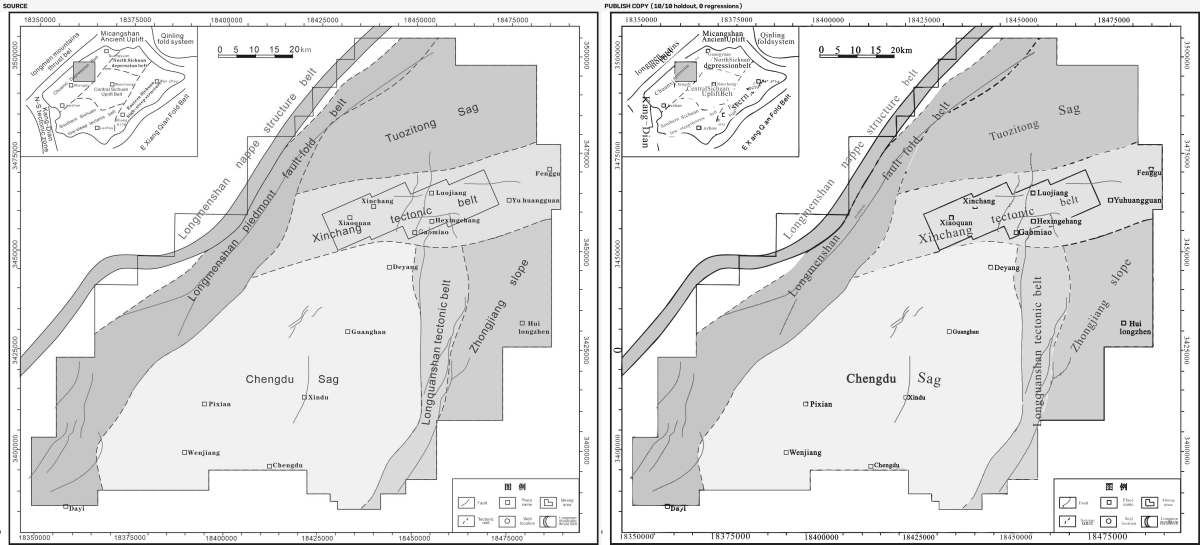
#> input picture geo_publish_compare.png, 2400 x 1090 px (shown at 1/2 size)
$ python cdr_trace_skeleton.py geo_publish_compare.png out.png
#> lines starting #> are read from the running program, lines starting #| are printed output that depends on the picture; after the words box and inside, x2 and y2 are one past the last pixel; in counts of white or black regions, pixels touching at a corner belong together
### cdr_check.py
"""Quantitative comparison between a reference drawing and a reproduction.

This is the "check" half of the draw-check-correct loop: it aligns the two
images, extracts linework, and reports coverage/precision plus a per-cell
difference map, so a reproduction can be judged by numbers instead of by
impression.

Metrics (all computed with a pixel tolerance so slight offsets are forgiven):
  recall    - fraction of REFERENCE linework that the reproduction covers
              ("did we draw everything the target has?")
  precision - fraction of REPRODUCTION linework that exists in the reference
              ("did we invent things the target does not have?")
  f1        - harmonic mean of the two
"""
from __future__ import annotations

import cv2
import numpy as np


def imread_unicode(path: str, flags: int = cv2.IMREAD_GRAYSCALE) -> np.ndarray | None:
    """cv2.imread cannot handle non-ASCII (e.g. Chinese) paths on Windows;
    read the bytes ourselves and decode in memory."""
    try:
        data = np.fromfile(path, dtype=np.uint8)
    except OSError:
        return None
    if data.size == 0:
        return None
    return cv2.imdecode(data, flags)


# [117 lines left out: functions imwrite_unicode, _load_linework, _dilate, compare, ascii_report, not called in this run]


# [9 lines that do not run on import are left out]

### cdr_trace_skeleton.py
"""Skeleton-based vectorization: emit sharp, editable vector STROKES.

The previous approach (contour tracing -> filled polygons) faithfully copied
every anti-aliased pixel edge, so the output stayed as fuzzy and jagged as the
source and was not editable linework.

This module instead:
  1. cleans the raster (blur, threshold, drop speckles),
  2. reduces linework to a 1-pixel CENTERLINE (Zhang-Suen thinning),
  3. walks the skeleton into polyline paths (junction/endpoint graph),
  4. simplifies each path and emits SVG <path> with a stroke and no fill.

CorelDRAW imports those as curve objects with an outline width, so the result
is crisp at any zoom and genuinely editable (node editing, line weight,
colour) - which is the actual point of "image -> CDR".
"""
from __future__ import annotations

import os
import sys

import cv2
import numpy as np

sys.path.insert(0, os.path.dirname(os.path.abspath(__file__)))


def preprocess(
    gray: np.ndarray, thresh: int = 170, blur: int = 3, min_area: int = 4
) -> np.ndarray:
    """Binary linework mask with speckles removed."""
    if blur and blur > 1:
        gray = cv2.GaussianBlur(gray, (blur, blur), 0)
    _, mask = cv2.threshold(gray, thresh, 255, cv2.THRESH_BINARY_INV)
    n, labels, stats, _ = cv2.connectedComponentsWithStats(mask, 8)
    keep = np.zeros_like(mask)
    for i in range(1, n):
        if stats[i, cv2.CC_STAT_AREA] >= min_area:
            keep[labels == i] = 255
    return keep


def skeletonize(mask: np.ndarray) -> np.ndarray:
    """1-pixel wide centerline via Zhang-Suen thinning.

    opencv-contrib's cv2.ximgproc.thinning when present; plain opencv-python (what requirements.txt
    installs, and OpenCV 5 has no thinning at all) gets the same algorithm in numpy below.
    """
    thinning = getattr(getattr(cv2, 'ximgproc', None), 'thinning', None)
    if thinning is not None:
        return (thinning(mask) > 0).astype(np.uint8)
    return _zhang_suen((mask > 0).astype(np.uint8))


def _zhang_suen(img: np.ndarray) -> np.ndarray:
    """Zhang-Suen thinning (1984), vectorised; works on the mask's bounding box only."""
    ys, xs = np.nonzero(img)
    out = np.zeros_like(img, np.uint8)
    if ys.size == 0:
        return out
    y0, y1, x0, x1 = ys.min(), ys.max() + 1, xs.min(), xs.max() + 1
    a = np.pad(img[y0:y1, x0:x1].astype(np.uint8), 1)
    while True:
        changed = False
        for step in (0, 1):
            p2, p3, p4 = a[:-2, 1:-1], a[:-2, 2:], a[1:-1, 2:]
            p5, p6, p7 = a[2:, 2:], a[2:, 1:-1], a[2:, :-2]
            p8, p9 = a[1:-1, :-2], a[:-2, :-2]
            nb = [p2, p3, p4, p5, p6, p7, p8, p9]
            b = sum(n.astype(np.int16) for n in nb)
            seq = nb + [p2]
            t = sum(((seq[i] == 0) & (seq[i + 1] == 1)).astype(np.int16) for i in range(8))
            if step == 0:
                c1, c2 = p2 * p4 * p6, p4 * p6 * p8
            else:
                c1, c2 = p2 * p4 * p8, p2 * p6 * p8
            kill = (a[1:-1, 1:-1] == 1) & (b >= 2) & (b <= 6) & (t == 1) & (c1 == 0) & (c2 == 0)
            if kill.any():
                a[1:-1, 1:-1][kill] = 0
                changed = True
        if not changed:
            break
    out[y0:y1, x0:x1] = a[1:-1, 1:-1]
    return out


_N8 = [(-1, -1), (-1, 0), (-1, 1), (0, -1), (0, 1), (1, -1), (1, 0), (1, 1)]


def trace_paths(skel: np.ndarray) -> list[list[tuple[int, int]]]:
    """Walk the skeleton into polyline paths.

    Nodes (degree != 2) split the skeleton into segments; pure loops left over
    are extracted as closed paths.
    """
    pts = set(zip(*np.nonzero(skel)))  # (y, x)

    def nbrs(p):
        # m-adjacency: a diagonal neighbour counts only when neither shared 4-neighbour is set. With
        # plain 8-adjacency every stair step of a thinned diagonal is a little triangle, each of its
        # pixels has degree 3, and the walk shattered one fault line into dozens of 1-2 px paths.
        y, x = p
        out = []
        for dy, dx in _N8:
            q = (y + dy, x + dx)
            if q not in pts:
                continue
            if dy and dx and ((y + dy, x) in pts or (y, x + dx) in pts):
                continue
            out.append(q)
        return out

    deg = {p: len(nbrs(p)) for p in pts}
    nodes = {p for p in pts if deg[p] != 2}

    used: set[frozenset] = set()
    paths: list[list[tuple[int, int]]] = []

    for node in nodes:
        for nb in nbrs(node):
            e = frozenset((node, nb))
            if e in used:
                continue
            used.add(e)
            path = [node, nb]
            prev, cur = node, nb
            while cur not in nodes:
                nxt = [q for q in nbrs(cur) if q != prev]
                if not nxt:
                    break
                nn = nxt[0]
                used.add(frozenset((cur, nn)))
                path.append(nn)
                prev, cur = cur, nn
            if len(path) >= 2:
                paths.append(path)

    # leftover loops: every remaining pixel has degree 2
    consumed = {p for path in paths for p in path}
    remaining = pts - consumed
    while remaining:
        start = next(iter(remaining))
        loop = [start]
        prev, cur = None, start
        while True:
            cand = [q for q in nbrs(cur) if q != prev and q in remaining]
            if not cand:
                break
            nn = cand[0]
            loop.append(nn)
            remaining.discard(cur)
            prev, cur = cur, nn
            if cur == start:
                break
        remaining.discard(start)
        if len(loop) >= 3:
            loop.append(start)
            paths.append(loop)

    return paths


def _simplify(path: list[tuple[int, int]], eps: float) -> np.ndarray:
    arr = np.array([[x, y] for y, x in path], dtype=np.int32).reshape(-1, 1, 2)
    if len(path) <= 2 or eps <= 0:
        return arr
    return cv2.approxPolyDP(arr, eps, False)


def estimate_stroke_width(mask: np.ndarray, skel: np.ndarray) -> float:
    """Average line width = linework area / centerline length."""
    area = float(np.count_nonzero(mask))
    length = float(np.count_nonzero(skel))
    if length <= 0:
        return 1.0
    return max(0.8, area / length)


def vectorize_strokes(
    src: str,
    out_svg: str,
    thresh: int = 170,
    blur: int = 3,
    min_area: int = 4,
    min_len: int = 4,
    simplify: float = 1.0,
    smooth: bool = True,
    width_scale: float = 1.0,
    stroke_width: float | None = None,
) -> dict:
    """Vectorize `src` into stroked SVG paths. Returns statistics."""
#> called with src = 'geo_publish_compare.png', out_svg = 'out.png', thresh = 170, blur = 3, min_area = 4, min_len = 4, simplify = 1, smooth = True
    from cdr_check import imread_unicode

    gray = imread_unicode(src, cv2.IMREAD_GRAYSCALE)
#> in imread_unicode, returned value is the input picture: shape (1090, 2400); min 1, max 255, mean 227.2
    if gray is None:
        raise FileNotFoundError(src)
    h, w = gray.shape[:2]
#> h = 1090; w = 2400

    mask = preprocess(gray, thresh=thresh, blur=blur, min_area=min_area)
#> in preprocess, `_, mask = cv2.threshold(gray, thresh, 255, cv2.THRESH_BINARY_INV)`:
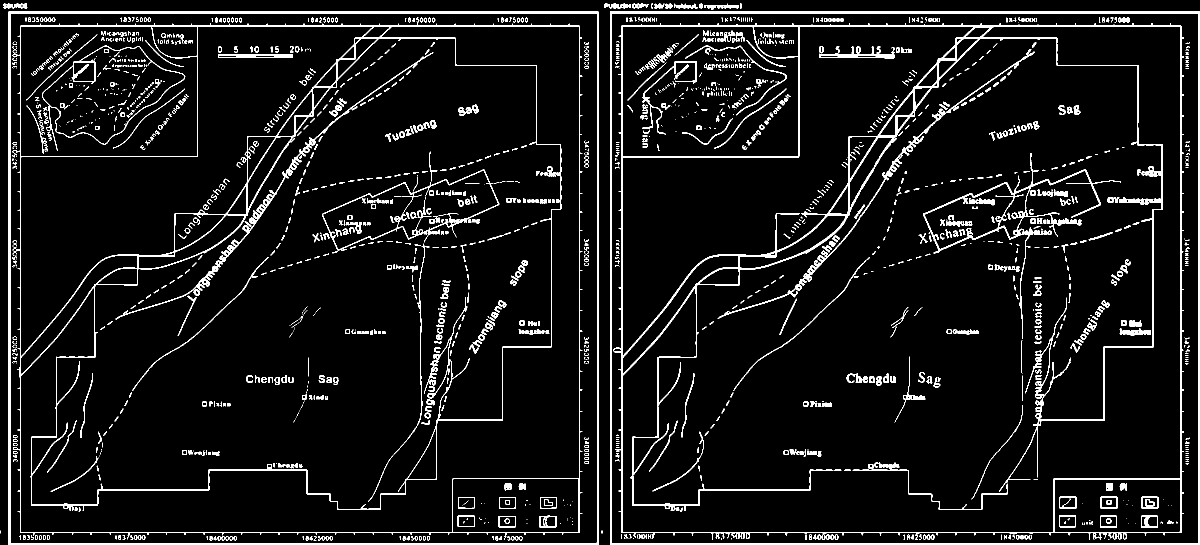
#> mask: shape (1090, 2400) (shown at 1/2 size); 7% white; 1790 white regions (806 under 20 px), largest, box (x1, y1, x2, y2) and area: (1227, 46, 2368, 1079) 34723, (25, 47, 1165, 1079) 27092, (1220, 23, 2400, 1090) 17912
#> in preprocess, `n, labels, stats, _ = cv2.connectedComponentsWithStats(mask, 8)`:
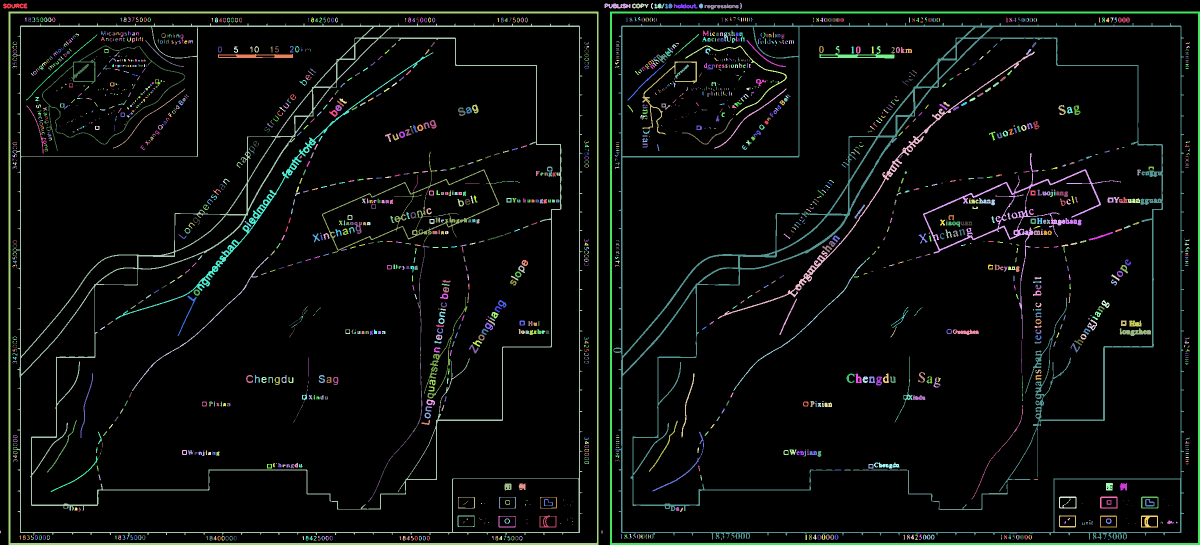
#> labels: shape (1090, 2400) int32 (shown at 1/2 size); 1791 distinct labels, from 0 to 1790; one colour per label, 0 black
#> in preprocess, `n, labels, stats, _ = cv2.connectedComponentsWithStats(mask, 8)`: n = 1791; stats = 1791 rows, first 6: [0, 0, 2400, 1090, 2434170], [6, 7, 49, 10, 333], [1209, 7, 52, 10, 351], [1264, 7, 33, 10, 195], [1302, 6, 4, 12, 30], [1309, 7, 20, 10, 128]
    skel = skeletonize(mask)
#> in skeletonize, `return (thinning(mask) > 0).astype(np.uint8)`:
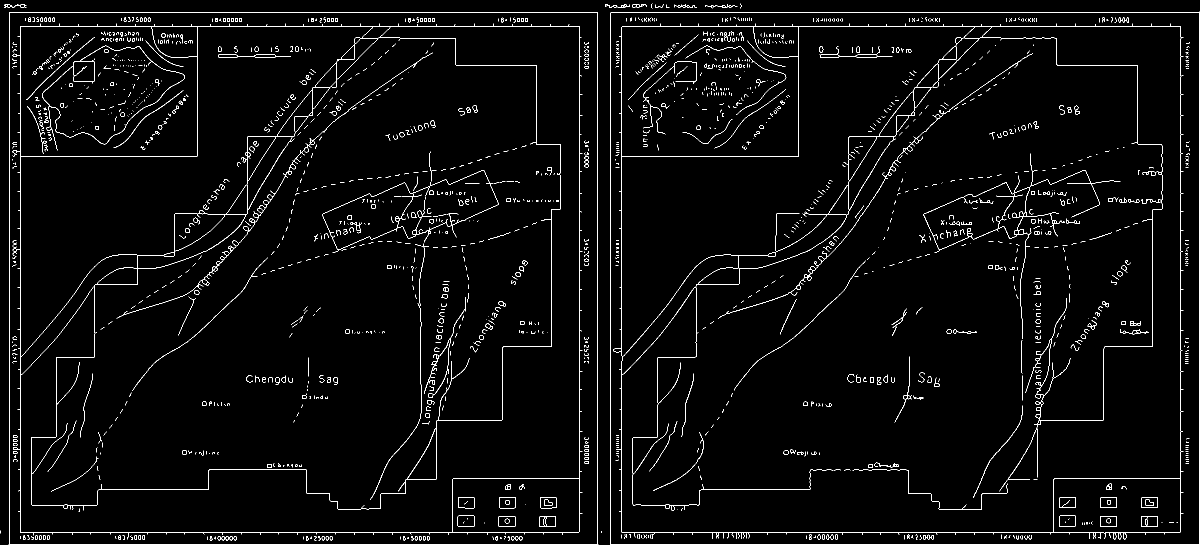
#> returned value: shape (1090, 2400) (shown at 1/2 size); values 0 (black) and 1 (white), 2.6% white in thin lines or dots
    raw = trace_paths(skel)
#> in trace_paths, `pts = set(zip(*np.nonzero(skel)))`: pts = 69303 items
#> after the loop in nbrs, `for dy, dx in _N8:`: out = [(310, 1732), (312, 1730)]
#> the loop in nbrs (call 2), `for dy, dx in _N8:` made 8 passes
#> q on passes 1 to 8: (508, 25), (508, 26), (508, 27), (509, 25), (509, 27), (510, 25), (510, 26), (510, 27)
#> in trace_paths, `deg = {p: len(nbrs(p)) for p in pts}`: deg = 69303 items
#> in trace_paths, `nodes = {p for p in pts if deg[p] != 2}`: nodes = 4143 items
#> the loop in trace_paths, `for node in nodes:` made 4143 passes
#> node on passes 8 to 10: (47, 80), (112, 475), (426, 522)

    sw = stroke_width if stroke_width is not None else estimate_stroke_width(mask, skel)
    sw *= width_scale

    kept = []
    for path in raw:
        if len(path) < min_len:
            continue
        ap = _simplify(path, simplify)
        if len(ap) < 2:
            continue
        kept.append(ap)
#> this loop made 3344 passes
#> path on passes 5, 10, 17: [(52, 1062), (51, 1062), (50, 1062), (49, 1062), (48, 1062)], [(47, 80), (48, 80), (49, 80), (50, 80), (51, 80), (52, 80)], [(128, 828), (128, 829)]

    # optional smoothing: soften staircase artefacts of the pixel skeleton
    if smooth and len(kept) > 1:
        kept = [_chaikin(ap, 1) for ap in kept]

    svg = [
        f'<svg xmlns="http://www.w3.org/2000/svg" width="{w}" height="{h}" '
        f'viewBox="0 0 {w} {h}">',
        f'<rect width="{w}" height="{h}" fill="#ffffff"/>',
        f'<g fill="none" stroke="#000000" stroke-width="{sw:.2f}" '
        'stroke-linecap="round" stroke-linejoin="round">',
    ]
    pts_total = 0
    for ap in kept:
        coords = ap.reshape(-1, 2)
        pts_total += len(coords)
        d = "M " + " L ".join(f"{int(x)},{int(y)}" for x, y in coords)
        svg.append(f'<path d="{d}"/>')
#> this loop made 2982 passes
#> ap on passes 1, 3, 4: [[927, 330], [919, 332]], [[2077, 495], [2069, 494]], [[791, 87], [784, 93]]
    svg += ["</g>", "</svg>"]
    with open(out_svg, "w", encoding="utf-8") as fh:
        fh.write("\n".join(svg))

    return {
        "size": [w, h],
        "stroke_width": round(sw, 2),
        "skeleton_px": int(np.count_nonzero(skel)),
        "mask_px": int(np.count_nonzero(mask)),
        "raw_paths": len(raw),
        "paths": len(kept),
        "points": pts_total,
        "svg": out_svg,
    }


def _chaikin(ap: np.ndarray, iterations: int = 1) -> np.ndarray:
    """Chaikin corner cutting: turns jagged polyline corners into smooth ones."""
    pts = ap.reshape(-1, 2).astype(np.float64)
    if len(pts) < 3:
        return ap
    for _ in range(iterations):
        out = [pts[0]]
        for i in range(len(pts) - 1):
            p, q = pts[i], pts[i + 1]
            out.append(0.75 * p + 0.25 * q)
            out.append(0.25 * p + 0.75 * q)
        out.append(pts[-1])
        pts = np.array(out)
    return pts.astype(np.int32).reshape(-1, 1, 2)


if __name__ == "__main__":
    src = sys.argv[1]
    out = sys.argv[2]
    info = vectorize_strokes(src, out)
    for k, v in info.items():
        print(f"{k}: {v}")
#> this loop made 8 passes
#> (k, v) on passes 1 to 8: ('size', [2400, 1090]), ('stroke_width', 2.62), ('skeleton_px', 69303), ('mask_px', 181441), ('raw_paths', 3344), ('paths', 2982), ('points', 15200), ('svg', 'out.png')
#| size: [2400, 1090]
#| stroke_width: 2.62
#| skeleton_px: 69303
#| mask_px: 181441
#| raw_paths: 3344
#| paths: 2982
#| points: 15200
#| svg: out.png
